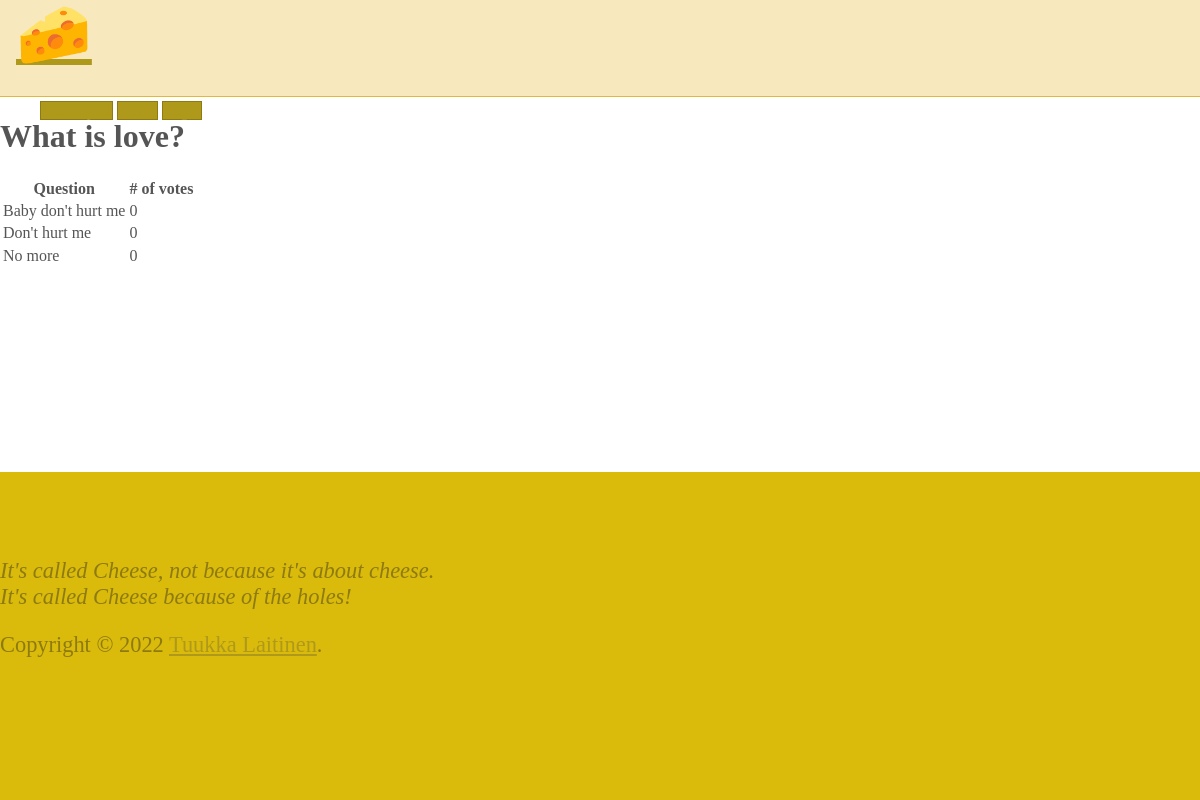
The app's page /3/results/, older data.
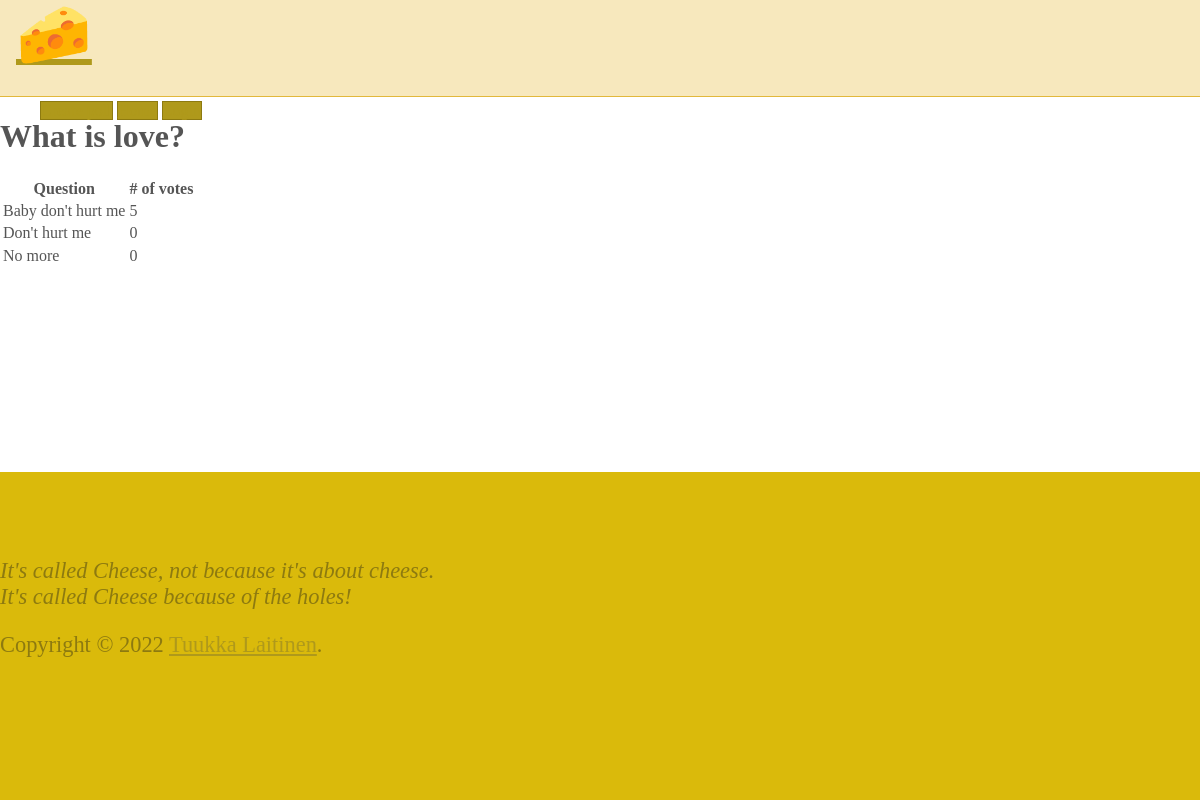
The same page, newer data.
### polls/models.py (models this page shows, shortened)
class Choice(models.Model):
	question = models.ForeignKey(Question, on_delete=models.CASCADE)
	choice_text = models.CharField(max_length=200)
	votes = models.IntegerField(default=0)

### polls/views.py (the view)
# urls.py: path('<int:question_id>/results/', views.results, name='results'),
def results(request, question_id):
	question = get_object_or_404(Question, pk=question_id)
	return render(request, 'polls/results.html', {'question': question})

### polls/templates/polls/results.html
{% extends 'base.html' %}
{% block content %}
<h1>{{ question.question_text }}</h1>
{% if question.choice_set.count > 0 %}
<table>
    <thead>
        <tr>
            <th>Question</th>
            <th># of votes</th>
        </tr>
    </thead>
    <tbody>
    {% for choice in question.choice_set.all %}
        <tr>
            <td>{{ choice.choice_text }}</td>
            <td>{{ choice.votes }}</td>
        </tr>
    {% endfor %}
    </tbody>
</table>
{% else %}
<p>No choices for this question</p>
{% endif %}
{% endblock %}

Row changes from the older to the newer data that the page shows:
changed Choice "Baby don't hurt me": votes "0" → "5"
